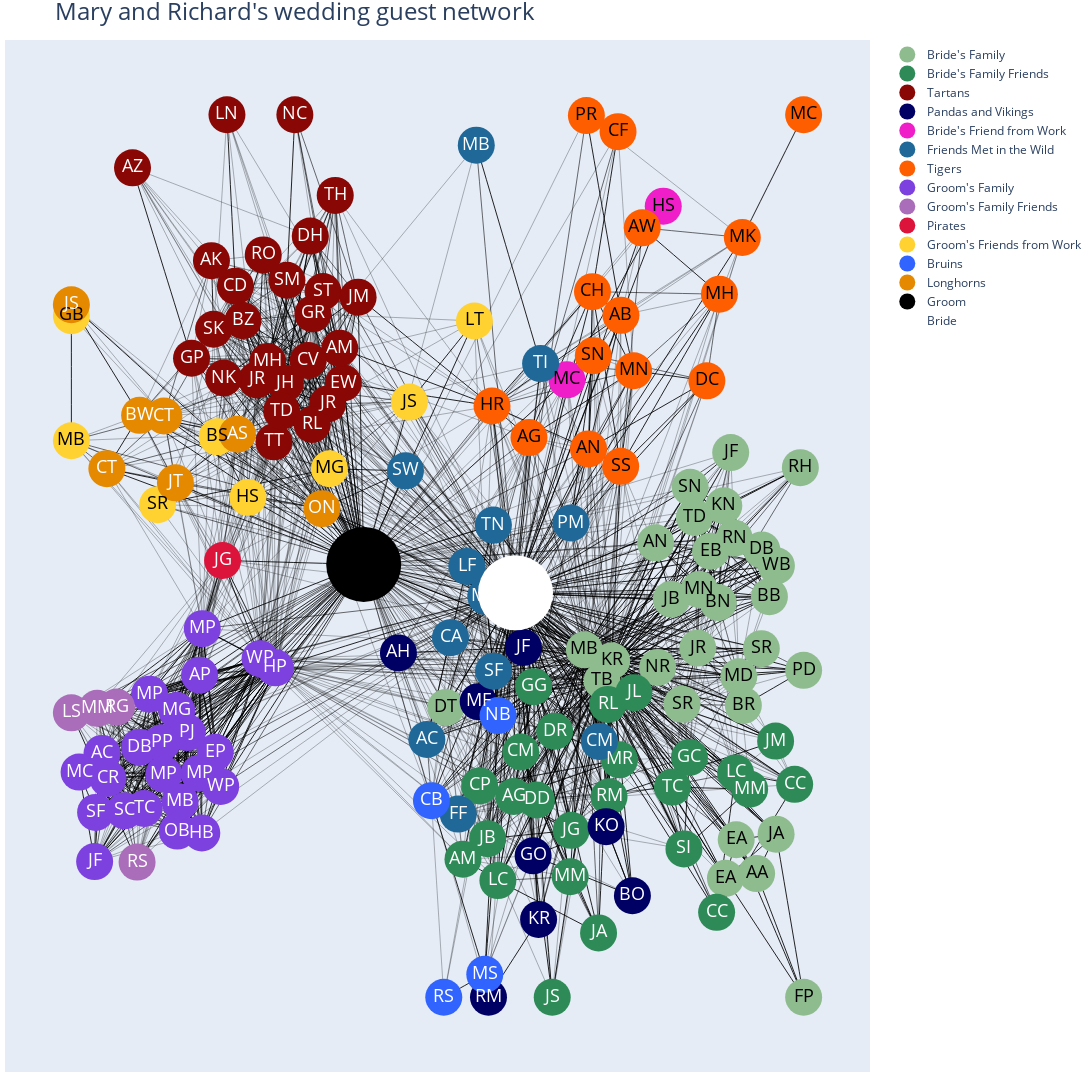

Notebook cell for this chart:
### Code cell
fig = go.Figure(data=edge_traces + node_traces + display_name_traces,
                layout=go.Layout(
                    title="Mary and Richard's wedding guest network",
                    titlefont_size=24,
                    width=2000,
                    height=2000,
                    showlegend=True,
                    hovermode='closest',
                    margin=dict(b=20,l=5,r=5,t=40),
                    xaxis=dict(showgrid=False, zeroline=False, showticklabels=False),
                    yaxis=dict(showgrid=False, zeroline=False, showticklabels=False),
                    dragmode='pan')
                    )
fig.show()
